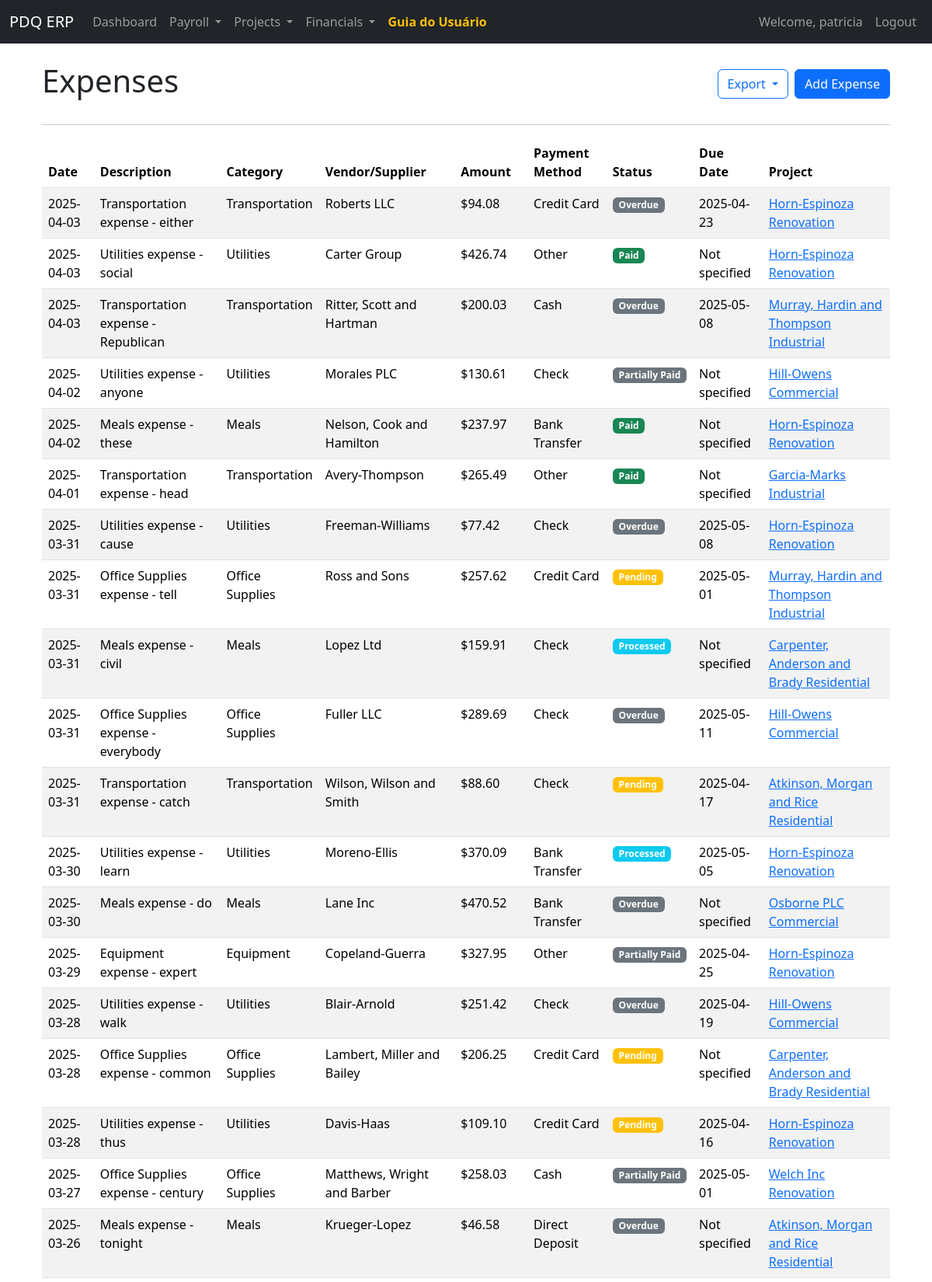
The app's page /expenses (signed in, upper part) with its own data.
### models.py (models this page shows, shortened)
class Expense(db.Model):
    id = db.Column(db.Integer, primary_key=True)
    description = db.Column(db.String(200), nullable=False)
    category = db.Column(db.String(50))
    amount = db.Column(db.Float, nullable=False)
    date = db.Column(db.Date, nullable=False)
    supplier_vendor = db.Column(db.String(100))
    project_id = db.Column(db.Integer, db.ForeignKey('project.id', ondelete='CASCADE'), nullable=False)
    payment_method = db.Column(db.Enum(PaymentMethod))
    payment_status = db.Column(db.Enum(PaymentStatus), default=PaymentStatus.PENDING)
    due_date = db.Column(db.Date)
    project = db.relationship('Project', foreign_keys=[project_id], backref=db.backref('expenses', cascade='all, delete-orphan'))
    __table_args__ = (
        db.Index('idx_expense_project', 'project_id'),
        db.Index('idx_expense_status', 'payment_status'),
    )

class Project(db.Model):
    id = db.Column(db.Integer, primary_key=True)
    name = db.Column(db.String(150), nullable=False)
    project_id_str = db.Column(db.String(50), unique=True)
    client_name = db.Column(db.String(100))
    location = db.Column(db.String(200))
    start_date = db.Column(db.Date)
    end_date = db.Column(db.Date)
    contract_value = db.Column(db.Float)
    description = db.Column(db.Text)
    status = db.Column(db.Enum(ProjectStatus), default=ProjectStatus.PENDING, nullable=False)

### app.py (the view)
@app.route('/expenses')
@login_required
def expenses():
    all_expenses = Expense.query.order_by(Expense.date.desc()).all()
    return render_template('expenses.html', expenses=all_expenses)

### app.py (called while the page is built)
def login_required(f):
    @wraps(f)
    def decorated_function(*args, **kwargs):
        if 'user_id' not in session:
            flash('Please log in to access this page.', 'danger')
            return redirect(url_for('login'))
        return f(*args, **kwargs)
    return decorated_function

### templates/expenses.html (shortened to what this page needs)
{% extends "layout.html" %}
{% block content %}
<div class="container mt-4">
    <div class="d-flex justify-content-between align-items-center mb-4">
        <h1>Expenses</h1>
        <div class="d-flex">
            <div class="dropdown me-2">
                <button class="btn btn-outline-primary dropdown-toggle" type="button" id="exportDropdown" data-bs-toggle="dropdown" aria-expanded="false">
                    Export
                </button>
            </div>
            <a href="{{ url_for('add_expense') }}" class="btn btn-primary">
                 Add Expense
            </a>
        </div>
    </div>
    <hr>
    {% if expenses %}
    <div class="table-responsive">
        <table class="table table-striped table-hover">
            <thead>
                <tr>
                    <th>Date</th>
                    <th>Description</th>
                    <th>Category</th>
                    <th>Vendor/Supplier</th>
                    <th>Amount</th>
                    <th>Payment Method</th>
                    <th>Status</th>
                    <th>Due Date</th>
                    <th>Project</th>
                </tr>
            </thead>
            <tbody>
                {% for expense in expenses %}
                <tr>
                    <td>{{ expense.date.strftime('%Y-%m-%d') }}</td>
                    <td>{{ expense.description }}</td>
                    <td>{{ expense.category }}</td>
                    <td>{{ expense.supplier_vendor or 'Not specified' }}</td>
                    <td>${{ "%.2f"|format(expense.amount) }}</td>
                    <td>{{ expense.payment_method.value if expense.payment_method else 'Not specified' }}</td>
                    <td>
                        <span class="badge bg-{{ 'success' if expense.payment_status.name == 'PAID' else 'warning' if expense.payment_status.name == 'PENDING' else 'info' if expense.payment_status.name == 'PROCESSED' else 'secondary' }}">
                            {{ expense.payment_status.value }}
                        </span>
                    </td>
                    <td>{{ expense.due_date.strftime('%Y-%m-%d') if expense.due_date else 'Not specified' }}</td>
                    <td>
                        {% if expense.project %}
                        <a href="{{ url_for('project_detail', id=expense.project.id) }}">{{ expense.project.name }}</a>
                        {% else %}
                        <span class="text-muted">Not linked</span>
                        {% endif %}
                    </td>
                </tr>
                {% endfor %}
            </tbody>
        </table>
    </div>
                        {% set categories = {} %}
                        {% for expense in expenses %}
                            {% if expense.category in categories %}
                                {% set _ = categories.update({expense.category: categories[expense.category] + expense.amount}) %}
                            {% else %}
                                {% set _ = categories.update({expense.category: expense.amount}) %}
                            {% endif %}
                        {% endfor %}
                        {% set total = expenses|sum(attribute='amount') %}
    {% else %}
    <div class="alert alert-info">
        No expenses found. <a href="{{ url_for('add_expense') }}" class="alert-link">Add your first expense</a>.
    </div>
    {% endif %}
{% endblock %}

### records on screen
Expense: date "2025-04-03", description "Transportation expense - either", category "Transportation", supplier_vendor "Roberts LLC", amount "94.08", payment_method "Credit Card", payment_status.value "Overdue", due_date "2025-04-23", project.name "Horn-Espinoza Renovation"
Expense: date "2025-04-03", description "Utilities expense - social", category "Utilities", supplier_vendor "Carter Group", amount "426.74", payment_method "Other", payment_status.value "Paid", due_date "Not specified", project.name "Horn-Espinoza Renovation"
Expense: date "2025-04-03", description "Transportation expense - Republican", category "Transportation", supplier_vendor "Ritter, Scott and Hartman", amount "200.03", payment_method "Cash", payment_status.value "Overdue", due_date "2025-05-08", project.name "Murray, Hardin and Thompson Industrial"
Expense: date "2025-04-02", description "Utilities expense - anyone", category "Utilities", supplier_vendor "Morales PLC", amount "130.61", payment_method "Check", payment_status.value "Partially Paid", due_date "Not specified", project.name "Hill-Owens Commercial"
Expense: date "2025-04-02", description "Meals expense - these", category "Meals", supplier_vendor "Nelson, Cook and Hamilton", amount "237.97", payment_method "Bank Transfer", payment_status.value "Paid", due_date "Not specified", project.name "Horn-Espinoza Renovation"
Expense: date "2025-04-01", description "Transportation expense - head", category "Transportation", supplier_vendor "Avery-Thompson", amount "265.49", payment_method "Other", payment_status.value "Paid", due_date "Not specified", project.name "Garcia-Marks Industrial"
Expense: date "2025-03-31", description "Utilities expense - cause", category "Utilities", supplier_vendor "Freeman-Williams", amount "77.42", payment_method "Check", payment_status.value "Overdue", due_date "2025-05-08", project.name "Horn-Espinoza Renovation"
Expense: date "2025-03-31", description "Office Supplies expense - tell", category "Office Supplies", supplier_vendor "Ross and Sons", amount "257.62", payment_method "Credit Card", payment_status.value "Pending", due_date "2025-05-01", project.name "Murray, Hardin and Thompson Industrial"
Expense: date "2025-03-31", description "Meals expense - civil", category "Meals", supplier_vendor "Lopez Ltd", amount "159.91", payment_method "Check", payment_status.value "Processed", due_date "Not specified", project.name "Carpenter, Anderson and Brady Residential"
Expense: date "2025-03-31", description "Office Supplies expense - everybody", category "Office Supplies", supplier_vendor "Fuller LLC", amount "289.69", payment_method "Check", payment_status.value "Overdue", due_date "2025-05-11", project.name "Hill-Owens Commercial"
Expense: date "2025-03-31", description "Transportation expense - catch", category "Transportation", supplier_vendor "Wilson, Wilson and Smith", amount "88.60", payment_method "Check", payment_status.value "Pending", due_date "2025-04-17", project.name "Atkinson, Morgan and Rice Residential"
Expense: date "2025-03-30", description "Utilities expense - learn", category "Utilities", supplier_vendor "Moreno-Ellis", amount "370.09", payment_method "Bank Transfer", payment_status.value "Processed", due_date "2025-05-05", project.name "Horn-Espinoza Renovation"
Expense: date "2025-03-30", description "Meals expense - do", category "Meals", supplier_vendor "Lane Inc", amount "470.52", payment_method "Bank Transfer", payment_status.value "Overdue", due_date "Not specified", project.name "Osborne PLC Commercial"
Expense: date "2025-03-29", description "Equipment expense - expert", category "Equipment", supplier_vendor "Copeland-Guerra", amount "327.95", payment_method "Other", payment_status.value "Partially Paid", due_date "2025-04-25", project.name "Horn-Espinoza Renovation"
Expense: date "2025-03-28", description "Utilities expense - walk", category "Utilities", supplier_vendor "Blair-Arnold", amount "251.42", payment_method "Check", payment_status.value "Overdue", due_date "2025-04-19", project.name "Hill-Owens Commercial"
Expense: date "2025-03-28", description "Office Supplies expense - common", category "Office Supplies", supplier_vendor "Lambert, Miller and Bailey", amount "206.25", payment_method "Credit Card", payment_status.value "Pending", due_date "Not specified", project.name "Carpenter, Anderson and Brady Residential"
Expense: date "2025-03-28", description "Utilities expense - thus", category "Utilities", supplier_vendor "Davis-Haas", amount "109.10", payment_method "Credit Card", payment_status.value "Pending", due_date "2025-04-16", project.name "Horn-Espinoza Renovation"
Expense: date "2025-03-27", description "Office Supplies expense - century", category "Office Supplies", supplier_vendor "Matthews, Wright and Barber", amount "258.03", payment_method "Cash", payment_status.value "Partially Paid", due_date "2025-05-01", project.name "Welch Inc Renovation"
Expense: date "2025-03-26", description "Meals expense - tonight", category "Meals", supplier_vendor "Krueger-Lopez", amount "46.58", payment_method "Direct Deposit", payment_status.value "Overdue", due_date "Not specified", project.name "Atkinson, Morgan and Rice Residential"

### other values on screen
{{ session.get('username') }} "patricia"
